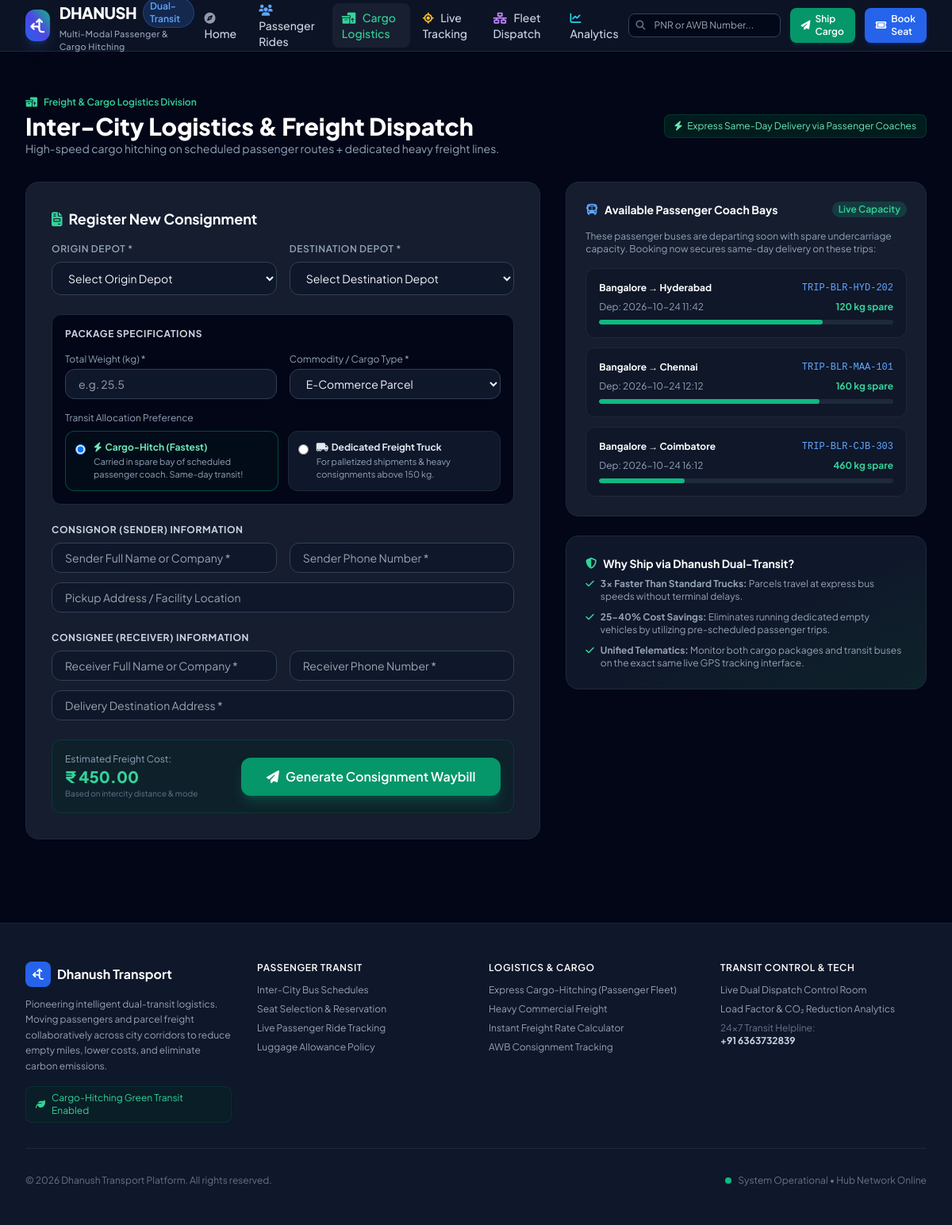
Screenshot of /cargo with the database file from the repository.
### tables this page shows
CREATE TABLE trips (
        id INTEGER PRIMARY KEY AUTOINCREMENT,
        trip_code TEXT UNIQUE NOT NULL,
        route_id INTEGER NOT NULL,
        vehicle_id INTEGER NOT NULL,
        departure_time TEXT NOT NULL,
        arrival_time TEXT NOT NULL,
        status TEXT DEFAULT 'Scheduled', -- 'Scheduled', 'Boarding & Loading', 'In Transit', 'Completed'
        current_lat REAL,
        current_lng REAL,
        progress_pct INTEGER DEFAULT 0,
        booked_seats INTEGER DEFAULT 0,
        booked_cargo_kg REAL DEFAULT 0,
        FOREIGN KEY (route_id) REFERENCES routes(id),
        FOREIGN KEY (vehicle_id) REFERENCES vehicles(id)
    );

CREATE TABLE hubs (
        id INTEGER PRIMARY KEY AUTOINCREMENT,
        code TEXT UNIQUE NOT NULL,
        name TEXT NOT NULL,
        city TEXT NOT NULL,
        state TEXT NOT NULL,
        address TEXT NOT NULL,
        lat REAL NOT NULL,
        lng REAL NOT NULL,
        phone TEXT
    );

CREATE TABLE vehicles (
        id INTEGER PRIMARY KEY AUTOINCREMENT,
        reg_number TEXT UNIQUE NOT NULL,
        name TEXT NOT NULL,
        vehicle_type TEXT NOT NULL, -- 'Hybrid Passenger Bus', 'Express Cargo Minivan', 'Heavy Freight Truck'
        total_seats INTEGER DEFAULT 0,
        total_cargo_kg REAL DEFAULT 0,
        total_cargo_cbm REAL DEFAULT 0,
        driver_name TEXT NOT NULL,
        driver_phone TEXT NOT NULL,
        current_hub_id INTEGER,
        status TEXT DEFAULT 'Available', -- 'Available', 'In Transit', 'Maintenance'
        FOREIGN KEY (current_hub_id) REFERENCES hubs(id)
    );

### app.py (the view)
@app.route('/cargo', methods=['GET'])
def cargo_portal():
    conn = get_db_connection()
    hitch_trips = conn.execute('''
        SELECT t.*, r.distance_km, r.base_cargo_rate_kg,
               v.name as vehicle_name, v.vehicle_type, v.reg_number, v.total_cargo_kg,
               (v.total_cargo_kg - t.booked_cargo_kg) as available_cargo_kg,
               h1.city as origin_city, h2.city as dest_city
        FROM trips t
        JOIN routes r ON t.route_id = r.id
        JOIN vehicles v ON t.vehicle_id = v.id
        JOIN hubs h1 ON r.origin_hub_id = h1.id
        JOIN hubs h2 ON r.dest_hub_id = h2.id
        WHERE v.vehicle_type LIKE '%Passenger%' OR v.vehicle_type LIKE '%Minivan%'
        ORDER BY t.departure_time ASC
    ''').fetchall()
    conn.close()
    return render_template('cargo_book.html', hitch_trips=hitch_trips)

### app.py (called while the page is built)
@app.context_processor
def inject_common_data():
    conn = get_db_connection()
    hubs = conn.execute("SELECT * FROM hubs ORDER BY city").fetchall()
    conn.close()
    return {'all_hubs': hubs, 'current_year': datetime.now().year}

### models.py (called while the page is built)
def get_db_connection():
    conn = sqlite3.connect(DB_PATH)
    conn.row_factory = sqlite3.Row
    conn.execute("PRAGMA foreign_keys = ON")
    return conn

### templates/cargo_book.html (shortened to what this page needs)
{% extends "base.html" %}
{% block content %}
<div class="max-w-7xl mx-auto px-4 sm:px-6 lg:px-8 py-10">
    <div class="flex flex-col md:flex-row md:items-center justify-between gap-4 mb-8">
        <div>
            <div class="flex items-center gap-2 text-xs text-emerald-400 font-semibold mb-1">
                <i class="fa-solid fa-boxes-packing"></i> Freight & Cargo Logistics Division
            </div>
            <h1 class="text-3xl font-extrabold text-white">Inter-City Logistics & Freight Dispatch</h1>
            <p class="text-sm text-slate-400">High-speed cargo hitching on scheduled passenger routes + dedicated heavy freight lines.</p>
        </div>
        <div class="flex items-center gap-2">
            <span class="text-xs bg-emerald-950/60 border border-emerald-800/40 px-3 py-1.5 rounded-lg text-emerald-300">
                <i class="fa-solid fa-bolt mr-1"></i> Express Same-Day Delivery via Passenger Coaches
            </span>
        </div>
    </div>
    <div class="grid grid-cols-1 lg:grid-cols-12 gap-8">
        <div class="lg:col-span-7">
            <div class="glass-card p-6 sm:p-8 rounded-2xl border border-slate-800">
                <h3 class="text-lg font-bold text-white mb-4 flex items-center gap-2">
                    <i class="fa-solid fa-file-invoice text-emerald-400"></i> Register New Consignment
                </h3>
                <form action="{{ url_for('book_cargo') }}" method="POST" class="space-y-6">
                    <div class="grid grid-cols-1 sm:grid-cols-2 gap-4">
                        <div>
                            <label class="block text-xs font-semibold text-slate-400 uppercase tracking-wider mb-2">Origin Depot *</label>
                            <select name="origin_hub_id" required class="w-full bg-slate-900 border border-slate-700 text-slate-100 rounded-xl px-4 py-2.5 text-sm focus:ring-2 focus:ring-emerald-500 focus:outline-none">
                                <option value="">Select Origin Depot</option>
                            </select>
                        </div>
                        <div>
                            <label class="block text-xs font-semibold text-slate-400 uppercase tracking-wider mb-2">Destination Depot *</label>
                            <select name="dest_hub_id" required class="w-full bg-slate-900 border border-slate-700 text-slate-100 rounded-xl px-4 py-2.5 text-sm focus:ring-2 focus:ring-emerald-500 focus:outline-none">
                                <option value="">Select Destination Depot</option>
                            </select>
                        </div>
                    </div>
                    <div class="p-4 rounded-xl bg-slate-950 border border-slate-800 space-y-4">
                        <span class="text-xs font-bold text-slate-300 uppercase tracking-wider block">Package Specifications</span>
                        <div class="grid grid-cols-1 sm:grid-cols-2 gap-4">
                            <div>
                                <label class="block text-xs text-slate-400 mb-1">Total Weight (kg) *</label>
                                <input type="number" step="0.1" min="0.5" name="weight_kg" id="inputWeight" required placeholder="e.g. 25.5" oninput="updateEstimate()" class="w-full bg-slate-900 border border-slate-700 text-slate-100 rounded-xl px-4 py-2 text-sm focus:ring-2 focus:ring-emerald-500 focus:outline-none">
                            </div>
                            <div>
                                <label class="block text-xs text-slate-400 mb-1">Commodity / Cargo Type *</label>
                                <select name="cargo_type" class="w-full bg-slate-900 border border-slate-700 text-slate-100 rounded-xl px-4 py-2 text-sm focus:ring-2 focus:ring-emerald-500 focus:outline-none">
                                    <option value="E-Commerce Parcel">E-Commerce Parcel</option>
                                </select>
                            </div>
                        </div>
                        <div>
                            <label class="block text-xs text-slate-400 mb-2">Transit Allocation Preference</label>
                            <div class="grid grid-cols-1 sm:grid-cols-2 gap-3 text-xs">
                                <label class="p-3 rounded-xl border border-emerald-700/60 bg-emerald-950/20 cursor-pointer flex items-start gap-2.5">
                                    <input type="radio" name="preferred_mode" value="Cargo-Hitch (Express via Passenger Fleet)" checked class="mt-1 text-emerald-500">
                                    <div>
                                        <div class="font-bold text-emerald-300 flex items-center gap-1">
                                            <i class="fa-solid fa-bolt"></i> Cargo-Hitch (Fastest)
                                        </div>
                                        <p class="text-[11px] text-slate-400 mt-0.5">Carried in spare bay of scheduled passenger coach. Same-day transit!</p>
                                    </div>
                                </label>
                                <label class="p-3 rounded-xl border border-slate-800 bg-slate-900 cursor-pointer flex items-start gap-2.5">
                                    <input type="radio" name="preferred_mode" value="Dedicated Heavy Freight" class="mt-1 text-emerald-500">
                                    <div>
                                        <div class="font-bold text-slate-200 flex items-center gap-1">
                                            <i class="fa-solid fa-truck-moving"></i> Dedicated Freight Truck
                                        </div>
                                        <p class="text-[11px] text-slate-400 mt-0.5">For palletized shipments & heavy consignments above 150 kg.</p>
                                    </div>
                                </label>
                            </div>
                        </div>
                    </div>
                    <div>
                        <span class="text-xs font-bold text-slate-300 uppercase tracking-wider block mb-2">Consignor (Sender) Information</span>
                        <div class="grid grid-cols-1 sm:grid-cols-2 gap-4 mb-3">
                            <input type="text" name="sender_name" required placeholder="Sender Full Name or Company *" class="w-full bg-slate-900 border border-slate-700 text-slate-100 rounded-xl px-4 py-2 text-sm focus:ring-2 focus:ring-emerald-500 focus:outline-none">
                            <input type="tel" name="sender_phone" required placeholder="Sender Phone Number *" class="w-full bg-slate-900 border border-slate-700 text-slate-100 rounded-xl px-4 py-2 text-sm focus:ring-2 focus:ring-emerald-500 focus:outline-none">
                        </div>
                        <input type="text" name="sender_address" placeholder="Pickup Address / Facility Location" class="w-full bg-slate-900 border border-slate-700 text-slate-100 rounded-xl px-4 py-2 text-sm focus:ring-2 focus:ring-emerald-500 focus:outline-none">
                    </div>
                    <div>
                        <span class="text-xs font-bold text-slate-300 uppercase tracking-wider block mb-2">Consignee (Receiver) Information</span>
                        <div class="grid grid-cols-1 sm:grid-cols-2 gap-4 mb-3">
                            <input type="text" name="receiver_name" required placeholder="Receiver Full Name or Company *" class="w-full bg-slate-900 border border-slate-700 text-slate-100 rounded-xl px-4 py-2 text-sm focus:ring-2 focus:ring-emerald-500 focus:outline-none">
                            <input type="tel" name="receiver_phone" required placeholder="Receiver Phone Number *" class="w-full bg-slate-900 border border-slate-700 text-slate-100 rounded-xl px-4 py-2 text-sm focus:ring-2 focus:ring-emerald-500 focus:outline-none">
                        </div>
                        <input type="text" name="receiver_address" required placeholder="Delivery Destination Address *" class="w-full bg-slate-900 border border-slate-700 text-slate-100 rounded-xl px-4 py-2 text-sm focus:ring-2 focus:ring-emerald-500 focus:outline-none">
                    </div>
                    <div class="p-4 bg-emerald-950/30 rounded-xl border border-emerald-800/40 flex items-center justify-between">
                        <div>
                            <span class="text-xs text-slate-400 block">Estimated Freight Cost:</span>
                            <span id="ratePreview" class="text-xl font-black text-emerald-400">&#8377; 450.00</span>
                            <span class="text-[10px] text-slate-500 block">Based on intercity distance & mode</span>
                        </div>
                        <button type="submit" class="bg-emerald-600 hover:bg-emerald-500 text-white font-semibold py-3 px-8 rounded-xl transition-all shadow-lg shadow-emerald-600/30 flex items-center gap-2">
                            <i class="fa-solid fa-paper-plane"></i> Generate Consignment Waybill
                        </button>
                    </div>
                </form>
            </div>
        </div>
        <div class="lg:col-span-5 space-y-6">
            <div class="glass-card p-6 rounded-2xl border border-slate-800">
                <div class="flex items-center justify-between mb-4">
                    <h3 class="text-sm font-bold text-white flex items-center gap-2">
                        <i class="fa-solid fa-bus text-blue-400"></i>
                        Available Passenger Coach Bays
                    </h3>
                    <span class="text-xs px-2 py-0.5 rounded-full bg-emerald-500/20 text-emerald-400 font-semibold">Live Capacity</span>
                </div>
                <p class="text-xs text-slate-400 mb-4">
                    These passenger buses are departing soon with spare undercarriage capacity. Booking now secures same-day delivery on these trips:
                </p>
                <div class="space-y-3">
                    {% for trip in hitch_trips %}
                    <div class="bg-slate-900/90 p-4 rounded-xl border border-slate-800">
                        <div class="flex items-center justify-between mb-2">
                            <span class="text-xs font-bold text-white">{{ trip.origin_city }} &rarr; {{ trip.dest_city }}</span>
                            <span class="text-xs text-blue-400 font-mono">{{ trip.trip_code }}</span>
                        </div>
                        <div class="flex items-center justify-between text-xs text-slate-400 mb-2">
                            <span>Dep: {{ trip.departure_time }}</span>
                            <span class="font-bold text-emerald-400">{{ "%.0f"|format(trip.available_cargo_kg) }} kg spare</span>
                        </div>
                        <div class="w-full bg-slate-800 rounded-full h-1.5 overflow-hidden">
                            <div class="bg-emerald-500 h-1.5 rounded-full" style="width: {{ (trip.booked_cargo_kg / trip.total_cargo_kg * 100)|round }}%"></div>
                        </div>
                    </div>
                    {% endfor %}
                </div>
            </div>
            <div class="glass-card p-6 rounded-2xl border border-slate-800 bg-gradient-to-br from-slate-900 via-slate-900 to-emerald-950/40">
                <h4 class="text-sm font-bold text-white mb-2 flex items-center gap-2">
                    <i class="fa-solid fa-shield-halved text-emerald-400"></i> Why Ship via Dhanush Dual-Transit?
                </h4>
                <ul class="text-xs text-slate-400 space-y-2.5">
                    <li class="flex items-start gap-2">
                        <i class="fa-solid fa-check text-emerald-400 mt-0.5"></i>
                        <span><strong>3x Faster Than Standard Trucks:</strong> Parcels travel at express bus speeds without terminal delays.</span>
                    </li>
                    <li class="flex items-start gap-2">
                        <i class="fa-solid fa-check text-emerald-400 mt-0.5"></i>
                        <span><strong>25-40% Cost Savings:</strong> Eliminates running dedicated empty vehicles by utilizing pre-scheduled passenger trips.</span>
                    </li>
                    <li class="flex items-start gap-2">
                        <i class="fa-solid fa-check text-emerald-400 mt-0.5"></i>
                        <span><strong>Unified Telematics:</strong> Monitor both cargo packages and transit buses on the exact same live GPS tracking interface.</span>
                    </li>
                </ul>
            </div>
        </div>
    </div>
</div>
{% endblock %}

### static/css/custom.css (style rules this page uses)
:root { --primary: #2563eb; --primary-dark: #1d4ed8; --accent: #f59e0b; --cargo-accent: #059669; }
body { font-family: 'Plus Jakarta Sans', sans-serif; background-color: #0f172a; color: #f1f5f9; }
.glass-card { background: rgba(30, 41, 59, 0.7); backdrop-filter: blur(12px); border: 1px solid rgba(255, 255, 255, 0.08); }

### rows the page displays
trips: origin_city "Bangalore", dest_city "Hyderabad", trip_code "TRIP-BLR-HYD-202", departure_time "2026-10-24 11:42", available_cargo_kg "120", booked_cargo_kg 380 (drawn)
trips: origin_city "Bangalore", dest_city "Chennai", trip_code "TRIP-BLR-MAA-101", departure_time "2026-10-24 12:12", available_cargo_kg "160", booked_cargo_kg 490 (drawn)
trips: origin_city "Bangalore", dest_city "Coimbatore", trip_code "TRIP-BLR-CJB-303", departure_time "2026-10-24 16:12", available_cargo_kg "460", booked_cargo_kg 190 (drawn)
